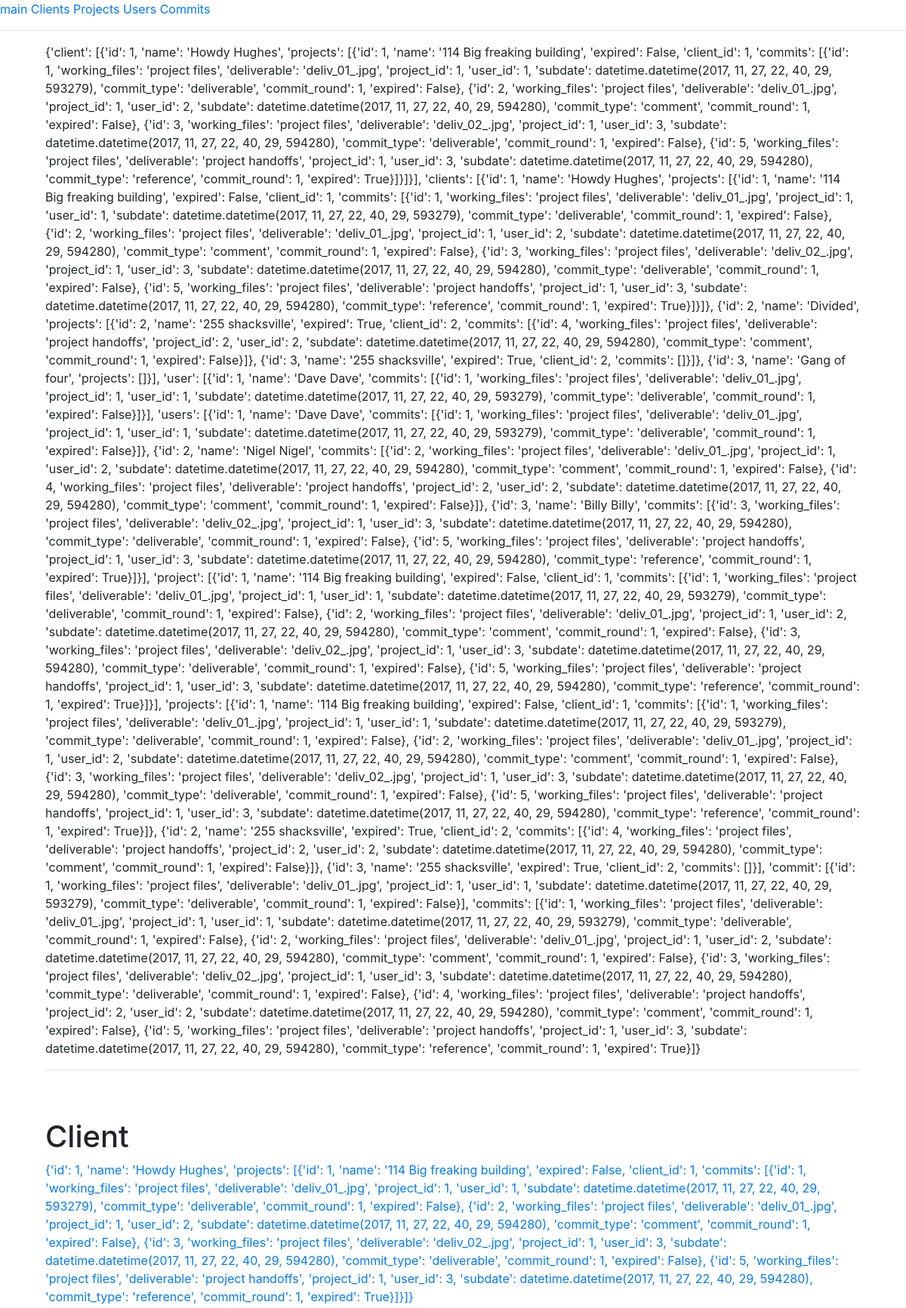
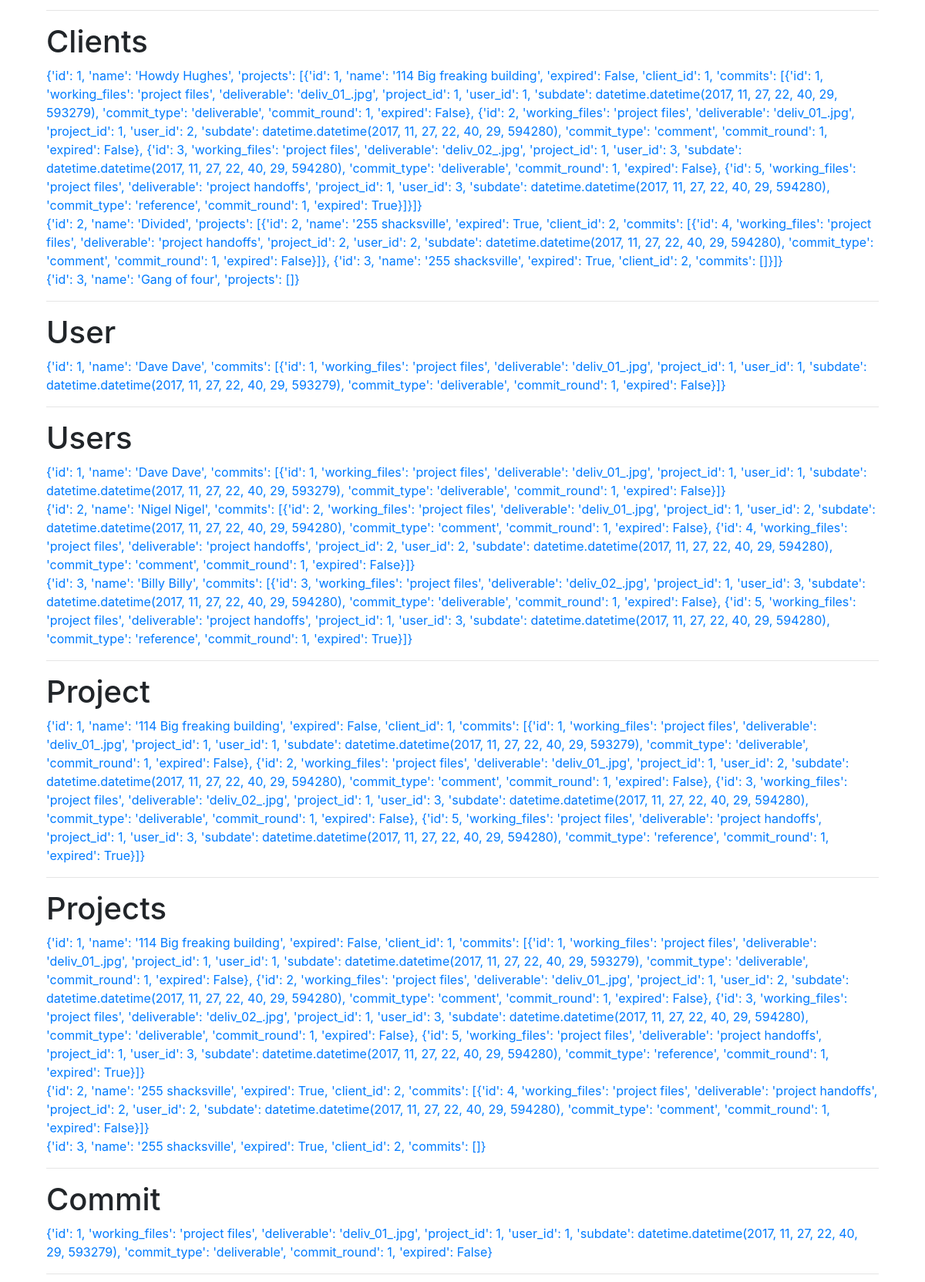
The page / (upper part) on the database its author committed (2 pictures, top to bottom).
### app.py (models this page shows, shortened)
class Client(db.Model):
    id = db.Column(db.Integer, primary_key=True)
    name = db.Column(db.String)
    projects = db.relationship('Project',
        backref=db.backref('Clients', lazy=True))

class User(db.Model):
    id = db.Column(db.Integer, primary_key=True)
    name = db.Column(db.String(80), nullable=False)
    commits = db.relationship('Commit',
        backref=db.backref('User', lazy=True))

class Project(db.Model):
    id = db.Column(db.Integer, primary_key=True)
    name = db.Column(db.String)
    expired = db.Column(db.Boolean, default=False)
    client_id = db.Column(db.Integer, db.ForeignKey('client.id'),
        nullable=False)
    commits = db.relationship('Commit',
        backref=db.backref('Project', lazy=True))

### app.py (the view)
@app.route('/')
def index():
    data = {
        'client': module.func.client_get(1),
        'clients': module.func.client_all(),
        'user': module.func.user_get(1),
        'users': module.func.user_all(),
        'project': module.func.project_get(1),
        'projects': module.func.project_all(),
        'commit': module.func.commit_get(1),
        'commits': module.func.commit_all()
    }
    return render_template('index.html', data=data)

### module/func.py (called while the page is built)
def scheme_project(row):
    commits = []
    for commit in row.commits:
        commits.append(scheme_commit(commit))
    return {
        'id': row.id,
        'name': row.name,
        'expired': row.expired,
        'client_id': row.client_id,
        'commits': commits
    }

def scheme_user(row):
    commits = []
    for commit in row.commits:
        commits.append(scheme_commit(commit))
    return {
        'id': row.id,
        'name': row.name,
        'commits': commits
    }

def scheme_commit(row):
    return {
        'id': row.id,
        'working_files': row.working_files,
        'deliverable': row.deliverable,
        'project_id': row.project_id,
        'user_id': row.user_id,
        'subdate': row.subdate,
        'commit_type': row.commit_type,
        'commit_round': row.commit_round,
        'expired': row.expired
    }

def scheme_client(row):
    projects = []
    for project in row.projects:
        projects.append(scheme_project(project))
    return {
        'id': row.id,
        'name': row.name,
        'projects': projects
    }

def project_get(id):
    row = app.Project.query.filter_by(id=id).first()
    if row != None:
        output = []
        x = scheme_project(row)
        output.append(x)
        return output
    return []

def user_get(id):
    row = app.User.query.filter_by(id=id).first()
    if row != None:
        output = []
        x = scheme_user(row)
        output.append(x)
        return output
    return []

def commit_get(id):
    row = app.Commit.query.filter_by(id=id).first()
    if row != None:
        output = []
        x = scheme_commit(row)
        output.append(x)
        return output
    return []

def client_get(id):
    row = app.Client.query.filter_by(id=id).first()
    if row != None:
        output = []
        x = scheme_client(row)
        output.append(x)
        return output
    return []

def project_all():
    output = []
    rows = app.Project.query.all()
    for row in rows:
        x = scheme_project(row)
        output.append(x)
    return output

def user_all():
    output = []
    rows = app.User.query.all()
    for row in rows:
        x = scheme_user(row)
        output.append(x)
    return output

def commit_all():
    output = []
    rows = app.Commit.query.all()
    for row in rows:
        x = scheme_commit(row)
        output.append(x)
    return output

### templates/index.html (shortened to what this page needs)
{% extends "base.html" %}
{% block content %}
{{data}}
<hr>
<br>
<br>
{% for table, table_data in data.items() %}
{% if table == 'client' %}
<h1>Client</h1>
{% if table_data|length > 0 %}
<div>
<a href="/{{table}}/{{table_data.0.id}}">{{table_data.0}}</a>
</div>
{% endif %}
{% elif table == 'clients' %}
<h1>Clients</h1>
{% for row in table_data %}
<div>
<a href="/client/{{row.id}}">{{row}}</a>
</div>
{% endfor %}
{% elif table == 'project' %}
<h1>Project</h1>
{% if table_data|length > 0 %}
<div>
<a href="/project/{{table_data.0.id}}">{{table_data.0}}</a>
</div>
{% endif %}
{% elif table == 'projects' %}
<h1>Projects</h1>
{% for row in table_data %}
<div>
<a href="/project/{{row.id}}">{{row}}</a>
</div>
{% endfor %}
{% elif table == 'user' %}
<h1>User</h1>
{% if table_data|length > 0 %}
<div>
<a href="/user/{{table_data.0.id}}">{{table_data.0}}</a>
</div>
{% endif %}
{% elif table == 'users' %}
<h1>Users</h1>
{% for row in table_data %}
<div>
<a href="/user/{{row.id}}">{{row}}</a>
</div>
{% endfor %}
{% elif table == 'commit' %}
<h1>Commit</h1>
{% if table_data|length > 0 %}
<div>
<a href="/commit/{{table_data.0.id}}">{{table_data.0}}</a>
</div>
{% endif %}
{% endif %}
<hr>
{% endfor %}
{% endblock %}

### rows shown on the page
Client: row "{'id': 1, 'name': 'Howdy Hughes', 'projects': [{'id': 1, 'name': '114 Big freaking building', 'expired': False, 'client_id': 1, 'commits': [{'id': 1, 'working_files': 'project files', 'deliverable': 'deliv_01_.jpg', 'project_id': 1, 'user_id': 1, 'subdate': datetime.datetime(2017, 11, 27, 22, 40, 29, 593279), 'commit_type': 'deliverable', 'commit_round': 1, 'expired': False}, {'id': 2, 'working_files': 'project files', 'deliverable': 'deliv_01_.jpg', 'project_id': 1, 'user_id': 2, 'subdate': datetime.datetime(2017, 11, 27, 22, 40, 29, 594280), 'commit_type': 'comment', 'commit_round': 1, 'expired': False}, {'id': 3, 'working_files': 'project files', 'deliverable': 'deliv_02_.jpg',…"
Client: row "{'id': 2, 'name': 'Divided', 'projects': [{'id': 2, 'name': '255 shacksville', 'expired': True, 'client_id': 2, 'commits': [{'id': 4, 'working_files': 'project files', 'deliverable': 'project handoffs', 'project_id': 2, 'user_id': 2, 'subdate': datetime.datetime(2017, 11, 27, 22, 40, 29, 594280), 'commit_type': 'comment', 'commit_round': 1, 'expired': False}]}, {'id': 3, 'name': '255 shacksville', 'expired': True, 'client_id': 2, 'commits': []}]}"
Client: row "{'id': 3, 'name': 'Gang of four', 'projects': []}"
User: row "{'id': 1, 'name': 'Dave Dave', 'commits': [{'id': 1, 'working_files': 'project files', 'deliverable': 'deliv_01_.jpg', 'project_id': 1, 'user_id': 1, 'subdate': datetime.datetime(2017, 11, 27, 22, 40, 29, 593279), 'commit_type': 'deliverable', 'commit_round': 1, 'expired': False}]}"
User: row "{'id': 2, 'name': 'Nigel Nigel', 'commits': [{'id': 2, 'working_files': 'project files', 'deliverable': 'deliv_01_.jpg', 'project_id': 1, 'user_id': 2, 'subdate': datetime.datetime(2017, 11, 27, 22, 40, 29, 594280), 'commit_type': 'comment', 'commit_round': 1, 'expired': False}, {'id': 4, 'working_files': 'project files', 'deliverable': 'project handoffs', 'project_id': 2, 'user_id': 2, 'subdate': datetime.datetime(2017, 11, 27, 22, 40, 29, 594280), 'commit_type': 'comment', 'commit_round': 1, 'expired': False}]}"
User: row "{'id': 3, 'name': 'Billy Billy', 'commits': [{'id': 3, 'working_files': 'project files', 'deliverable': 'deliv_02_.jpg', 'project_id': 1, 'user_id': 3, 'subdate': datetime.datetime(2017, 11, 27, 22, 40, 29, 594280), 'commit_type': 'deliverable', 'commit_round': 1, 'expired': False}, {'id': 5, 'working_files': 'project files', 'deliverable': 'project handoffs', 'project_id': 1, 'user_id': 3, 'subdate': datetime.datetime(2017, 11, 27, 22, 40, 29, 594280), 'commit_type': 'reference', 'commit_round': 1, 'expired': True}]}"
Project: row "{'id': 1, 'name': '114 Big freaking building', 'expired': False, 'client_id': 1, 'commits': [{'id': 1, 'working_files': 'project files', 'deliverable': 'deliv_01_.jpg', 'project_id': 1, 'user_id': 1, 'subdate': datetime.datetime(2017, 11, 27, 22, 40, 29, 593279), 'commit_type': 'deliverable', 'commit_round': 1, 'expired': False}, {'id': 2, 'working_files': 'project files', 'deliverable': 'deliv_01_.jpg', 'project_id': 1, 'user_id': 2, 'subdate': datetime.datetime(2017, 11, 27, 22, 40, 29, 594280), 'commit_type': 'comment', 'commit_round': 1, 'expired': False}, {'id': 3, 'working_files': 'project files', 'deliverable': 'deliv_02_.jpg', 'project_id': 1, 'user_id': 3, 'subdate':…"
Project: row "{'id': 2, 'name': '255 shacksville', 'expired': True, 'client_id': 2, 'commits': [{'id': 4, 'working_files': 'project files', 'deliverable': 'project handoffs', 'project_id': 2, 'user_id': 2, 'subdate': datetime.datetime(2017, 11, 27, 22, 40, 29, 594280), 'commit_type': 'comment', 'commit_round': 1, 'expired': False}]}"
Project: row "{'id': 3, 'name': '255 shacksville', 'expired': True, 'client_id': 2, 'commits': []}"
